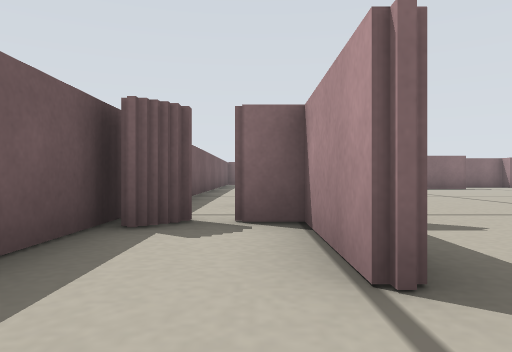
View 1 (above)

19 first-person views from a walk through a world built for the Player/Stage simulator. The camera is 0.12 m above the floor, looks level and sees 70° across. The lines on the ground mark 1 m squares. The floor is counted in squares, 0.25 m on a side. Each view is taken from the middle of a square. On the plan, view 1 faces up. The plan holds only what a view shows up to about 9 squares ahead; the rest is blank. The robots in the file are not drawn.

View 2
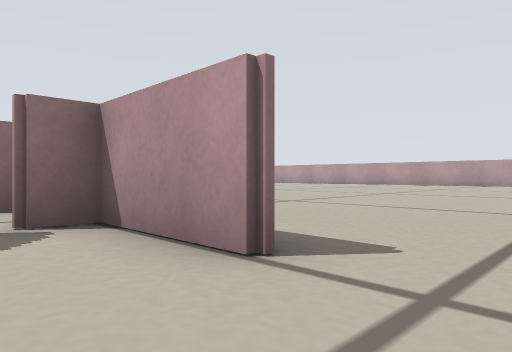

View 3
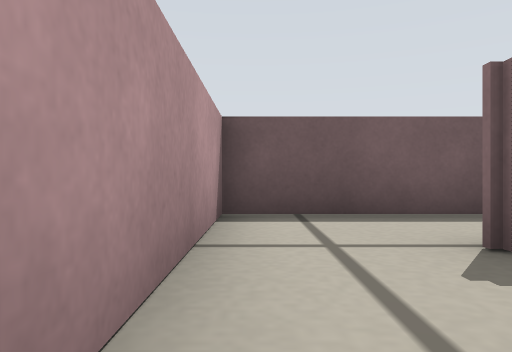

View 4
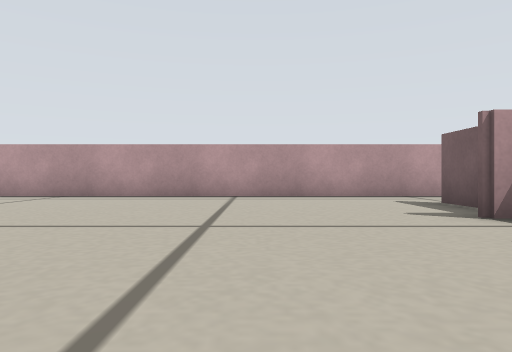

View 5
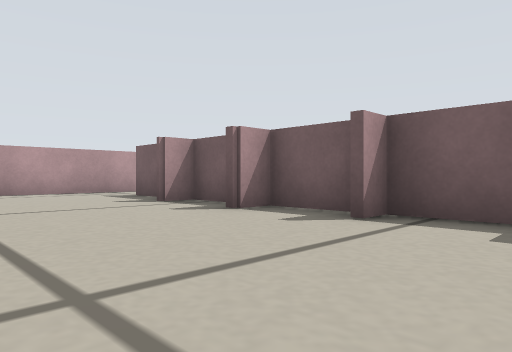

View 6
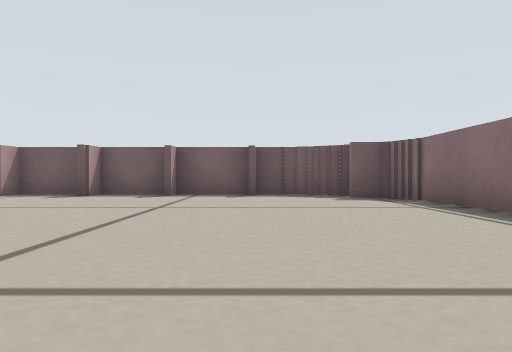

View 7
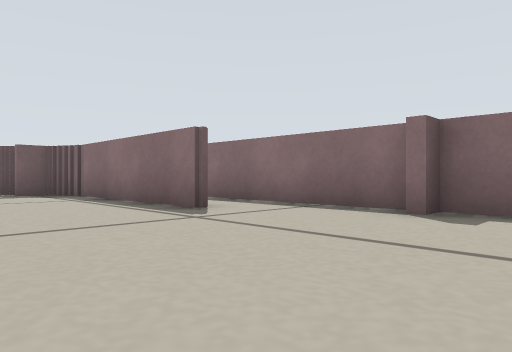

View 8
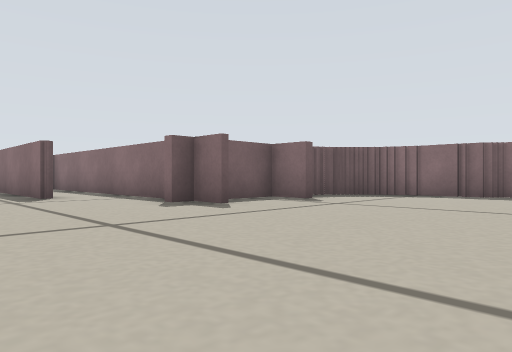

View 9
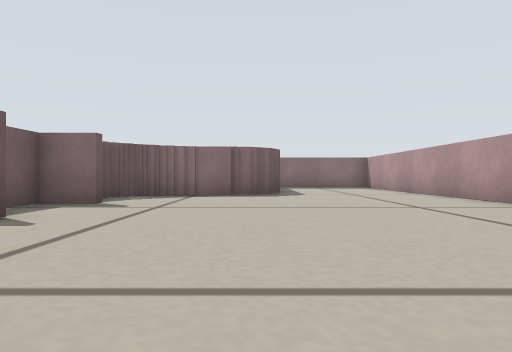

View 10
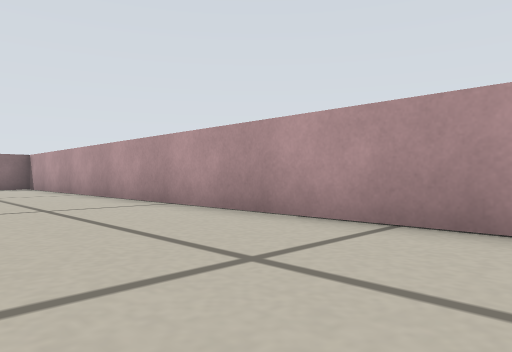

View 11
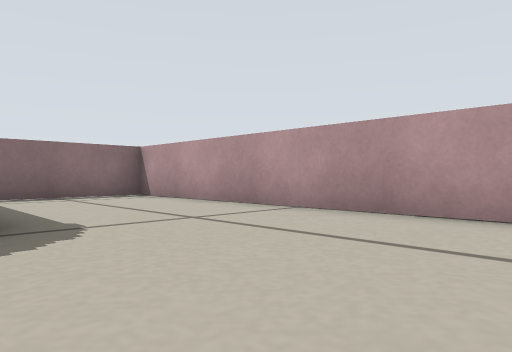

View 12
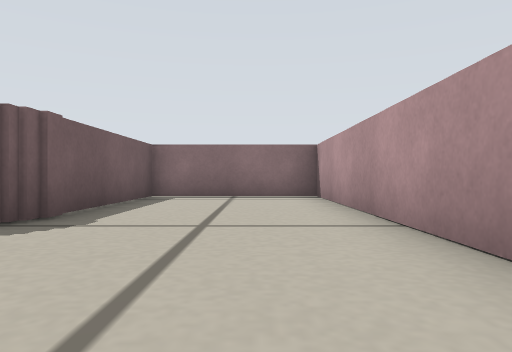

View 13
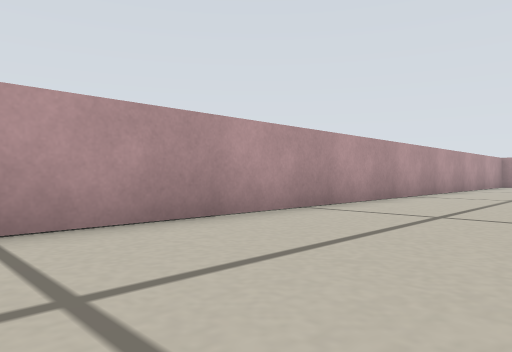

View 14
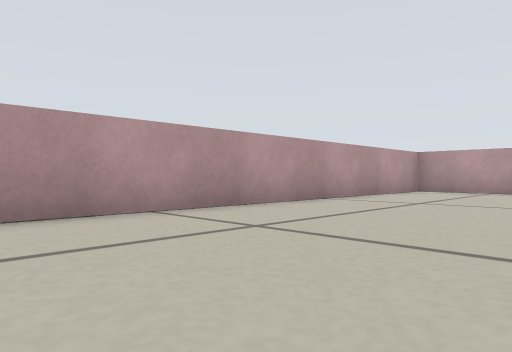

View 15
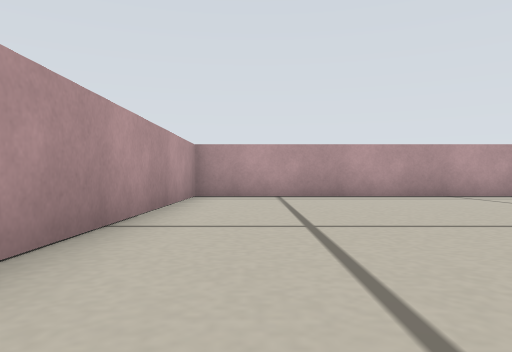

View 16
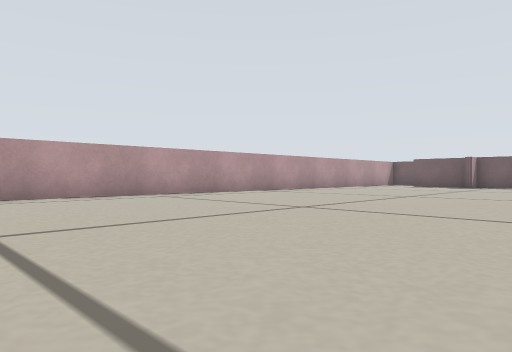

View 17
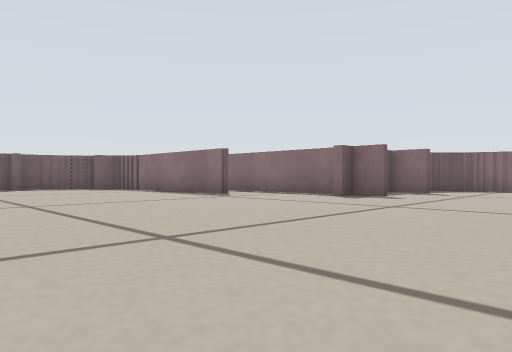

View 18
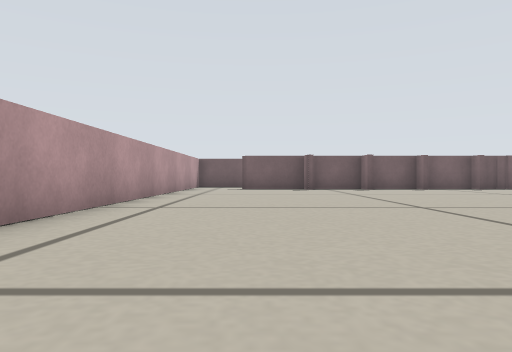

View 19
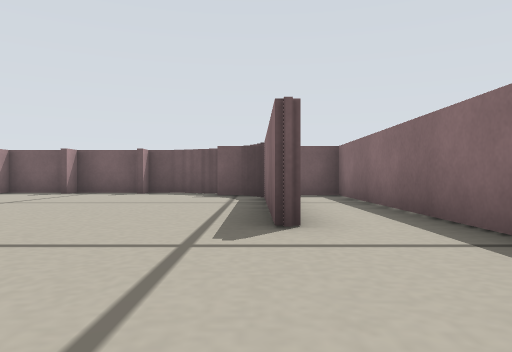

### Floor plan
Points are (right, up) in squares from view 1. A wall is a line through its corners. A room is listed if a view was taken in it or the views show most of it. See-through windows are left out.
Room 1 (views 1, 2)
walls: (0.5, 1.5) (0.5, 4); (-0.8, 3.5) (-1.2, 3.5); (0.5, 3.7) (-0.2, 3.7); (-1.5, 4.1) (-1.5, -0.4) (1.5, -0.4)
ways out: opening at (1, 0.5) to room 2; gap at (0, 4)
Room 2 (views 3, 4, 5, 6, 7, 8, 9, 10, 11, 12, 13, 14, 15, 16, 17, 18, 19)
walls: (7.6, 13.2) (2.5, 13.2); (11.2, 15) (10.3, 15) (10.3, 14.5); (10, 15) (2.1, 15) (2.1, 14); (11.4, 17.2) (10.3, 17.2) (10.3, 15.9); (2.1, 12.9) (2.1, 12); (11.2, 19.1) (10.8, 19.1); (1.4, 12.2) (1.4, 11.8); (1.2, 11.9) (1.2, 11.4); (0.7, 9.2) (0.7, 8); (0.7, 7.5) (0.7, 6.1); (11.8, 19.6) (11.2, 19.6); (12.4, 19.9) (11.6, 19.9); (0.7, 5) (0.7, 4); (14.1, 20.1) (12, 20.1); (0.7, 2.6) (0.7, 1.5); (1.5, -0.4) (18.4, -0.4) (18.4, 25.5) (14.6, 25.5) (14.6, 20.6)
ways out: opening at (1, 0.5) to room 1

Positions as (right, up) in squares from view 1, and headings:
1: (0, 0), facing up
2: (-1, 0), facing up-right
3: (3, 0), facing left
4: (4, 8), facing down
5: (5, 10), facing down-left
6: (10, 10), facing left
7: (12, 10), facing up-left
8: (16, 11), facing up-left
9: (14, 11), facing up
10: (15, 11), facing up-right
11: (14, 17), facing up-right
12: (17, 17), facing up
13: (15, 17), facing down-right
14: (14, 11), facing down-right
15: (17, 8), facing down
16: (17, 8), facing down-left
17: (15, 7), facing up-left
18: (14, 2), facing left
19: (11, 13), facing left
